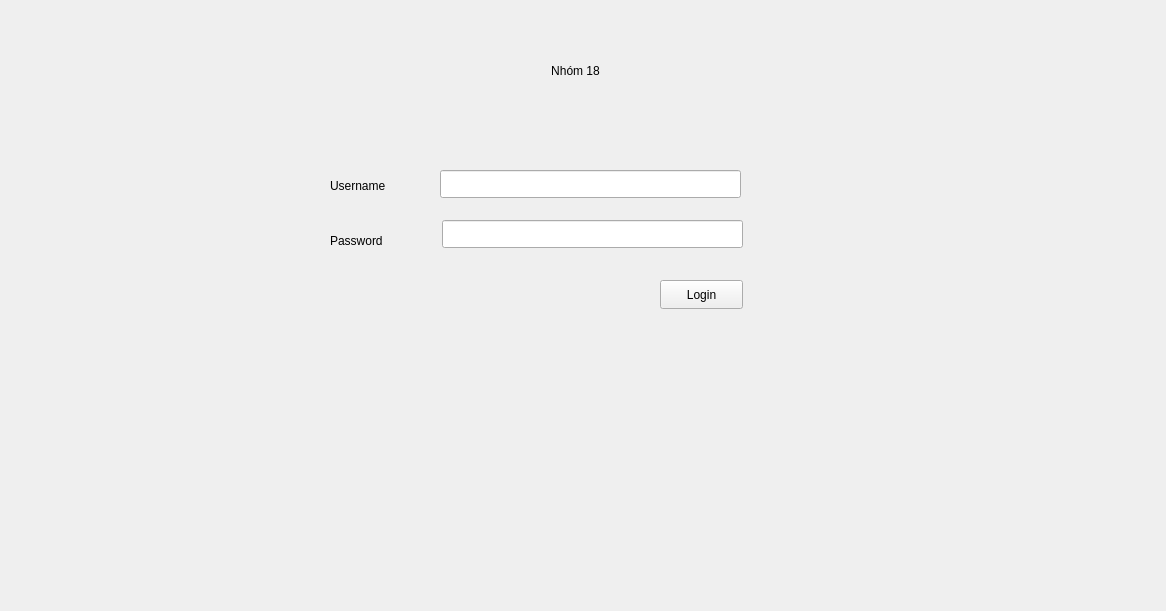
<?xml version="1.0" encoding="UTF-8"?>
<ui version="4.0">
 <class>MainWindow</class>
 <widget class="QMainWindow" name="MainWindow">
  <property name="geometry">
   <rect>
    <x>0</x>
    <y>0</y>
    <width>1166</width>
    <height>611</height>
   </rect>
  </property>
  <property name="windowTitle">
   <string>MainWindow</string>
  </property>
  <widget class="QWidget" name="centralwidget">
   <property name="sizePolicy">
    <sizepolicy hsizetype="Expanding" vsizetype="Expanding">
     <horstretch>0</horstretch>
     <verstretch>0</verstretch>
    </sizepolicy>
   </property>
   <widget class="QLabel" name="label">
    <property name="geometry">
     <rect>
      <x>330</x>
      <y>160</y>
      <width>71</width>
      <height>51</height>
     </rect>
    </property>
    <property name="text">
     <string>Username</string>
    </property>
   </widget>
   <widget class="QLabel" name="label_2">
    <property name="geometry">
     <rect>
      <x>330</x>
      <y>220</y>
      <width>71</width>
      <height>41</height>
     </rect>
    </property>
    <property name="text">
     <string>Password</string>
    </property>
   </widget>
   <widget class="QLineEdit" name="usernameEdit">
    <property name="geometry">
     <rect>
      <x>440</x>
      <y>170</y>
      <width>301</width>
      <height>28</height>
     </rect>
    </property>
   </widget>
   <widget class="QLineEdit" name="passwordEdit">
    <property name="geometry">
     <rect>
      <x>442</x>
      <y>220</y>
      <width>301</width>
      <height>28</height>
     </rect>
    </property>
   </widget>
   <widget class="QPushButton" name="loginButton">
    <property name="geometry">
     <rect>
      <x>660</x>
      <y>280</y>
      <width>83</width>
      <height>29</height>
     </rect>
    </property>
    <property name="text">
     <string>Login</string>
    </property>
   </widget>
   <widget class="QLabel" name="label_3">
    <property name="geometry">
     <rect>
      <x>400</x>
      <y>20</y>
      <width>351</width>
      <height>101</height>
     </rect>
    </property>
    <property name="text">
     <string>Nhóm 18</string>
    </property>
    <property name="alignment">
     <set>Qt::AlignmentFlag::AlignCenter</set>
    </property>
   </widget>
  </widget>
 </widget>
 <resources/>
 <connections/>
</ui>
